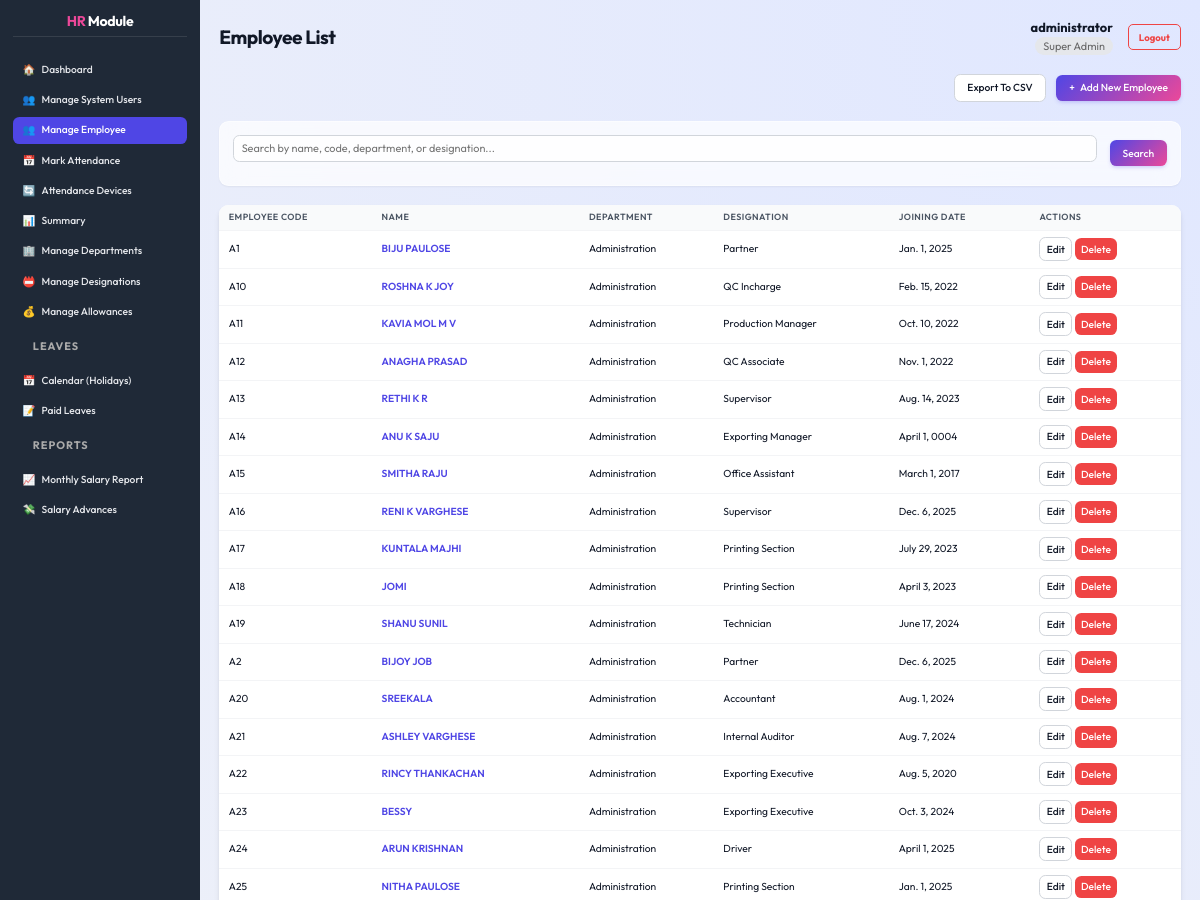
/employees/ (signed in, upper part), run on an earlier commit of the app's database.
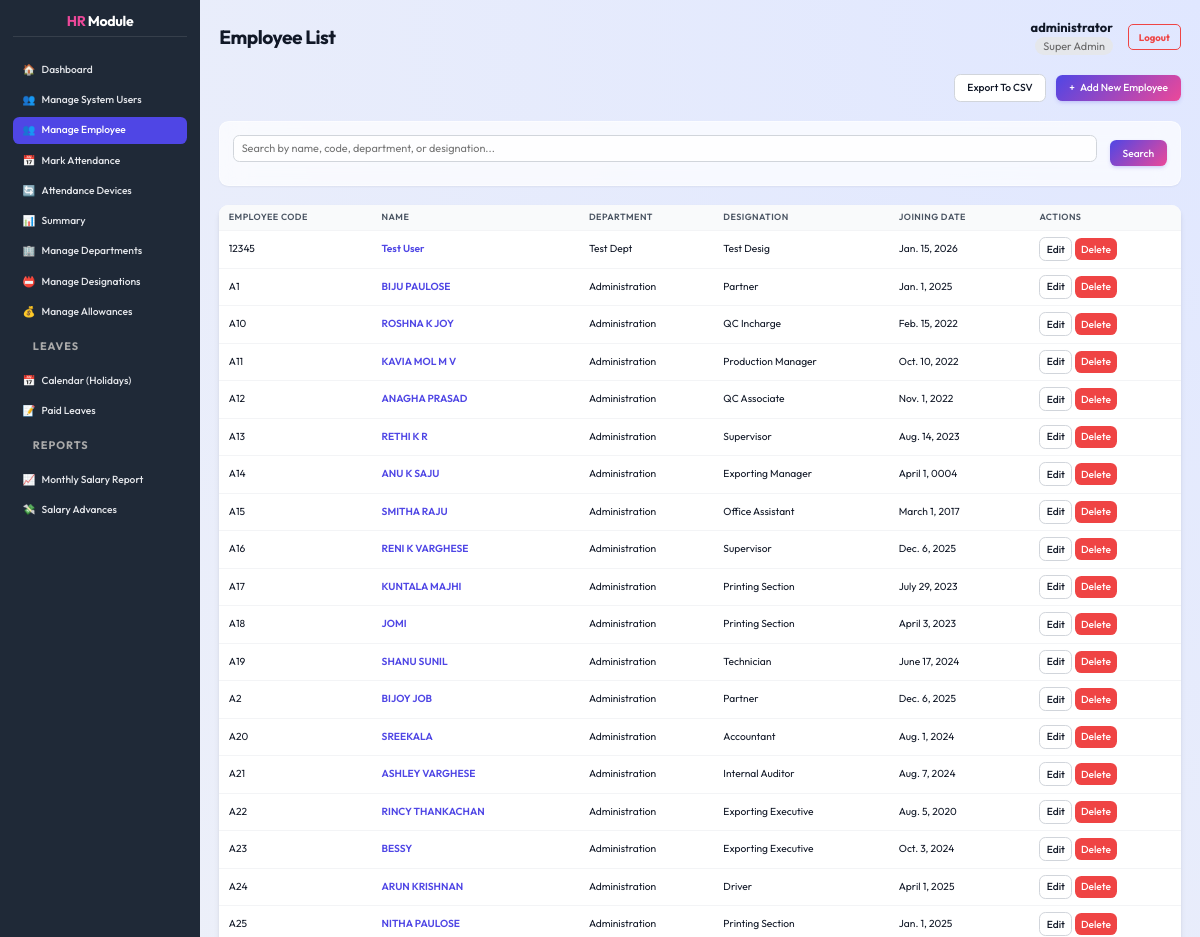
And on a later commit of the database.
### core/models.py (models this page shows, shortened)
class Employee(models.Model):
    user = models.OneToOneField(User, on_delete=models.SET_NULL, null=True, blank=True, related_name='employee_profile')
    GENDER_CHOICES = [
        ('M', 'Male'),
        ('F', 'Female'),
        ('O', 'Other'),
    ]
    EMPLOYMENT_TYPE_CHOICES = [
        ('Permanent', 'Permanent'),
        ('Trainee', 'Trainee'),
        ('Contract', 'Contract'),
        ('Daily Wages', 'Daily Wages'),
        ('Internship', 'Internship'),
        ('Part-Time', 'Part-Time'),
        ('Full-Time', 'Full-Time'),
    ]
    employee_code = models.CharField(max_length=20, unique=True, default=0)
    full_name = models.CharField(max_length=255, default='')
    address = models.TextField(default='')
    date_of_birth = models.DateField(null=True, blank=True, default=None)
    contact_number = models.CharField(max_length=15, default='')
    aadhar_number = models.CharField(max_length=12, default='')
    sex = models.CharField(max_length=1, choices=GENDER_CHOICES, null=True, blank=True, default=None)
    nationality = models.CharField(max_length=50, default='')
    state = models.CharField(max_length=50, default='')
    joining_date = models.DateField(default=datetime.date.today)
    department = models.ForeignKey(Department, on_delete=models.SET_NULL, null=True, blank=True)
    designation = models.ForeignKey(Designation, on_delete=models.SET_NULL, null=True, blank=True)
    previous_experience = models.TextField(default='')
    employment_type = models.CharField(max_length=20, choices=EMPLOYMENT_TYPE_CHOICES, default='Permanent')
    basic_salary = models.DecimalField(max_digits=10, decimal_places=2, default=0.00)
    allowances = models.ManyToManyField(Allowance, through='EmployeeAllowance', blank=True)
    pf_number = models.CharField(max_length=50, blank=True, null=True)
    esi_number = models.CharField(max_length=50, blank=True, null=True)

class Department(models.Model):
    name = models.CharField(max_length=100, unique=True)

class Designation(models.Model):
    name = models.CharField(max_length=100, unique=True)

### core/views.py (the view, shortened to what this page needs)
# urls.py: path('employees/', views.employee_list, name='employee_list'),
@hr_required
def employee_list(request):
    employees = Employee.objects.all()
    search_query = request.GET.get('search', '')
    filter_type = request.GET.get('filter')
    sort_by = request.GET.get('sort', 'employee_code')  # Default sort
    order = request.GET.get('order', 'asc')
    sort_map = {
        'code': 'employee_code',
        'name': 'full_name',
        'department': 'department__name',
        'designation': 'designation__name',
        'date': 'joining_date'
    }
    model_field = sort_map.get(sort_by, 'employee_code')
    if order == 'desc':
        model_field = '-' + model_field
    employees = employees.order_by(model_field)
    return render(request, 'core/employee_list.html', {
        'employees': employees,
        'search_query': search_query,
        'current_sort': sort_by,
        'current_order': order
    })

### core/templates/core/employee_list.html (shortened to what this page needs)
{% extends 'core/dashboard_base.html' %}
{% load static %}
{% block page_title %}Employee List{% endblock %}
{% block dashboard_content %}
<div class="main-content-header" style="justify-content: flex-end; gap: 10px;">
    <a href="{% url 'export_employees_csv' %}" class="btn btn-secondary">Export to CSV</a>
    <a href="{% url 'employee_add' %}" class="btn btn-primary"><span>+</span> Add New Employee</a>
</div>
<div class="card" style="margin-bottom: 1.5rem;">
    <form method="get" style="display: flex; gap: 1rem; align-items: center;">
        <div style="flex: 1;">
            <input type="text" name="search" id="search"
                placeholder="Search by name, code, department, or designation..." value="{{ search_query }}"
                style="width: 100%;">
        </div>
        <div style="display: flex; gap: 0.5rem;">
            <button type="submit" class="btn btn-primary">Search</button>
        </div>
    </form>
</div>
<table class="data-table">
    <thead>
        <tr>
            <th>
                <a href="?sort=code&order={% if current_sort == 'code' and current_order == 'asc' %}desc{% else %}asc{% endif %}{% if search_query %}&search={{ search_query }}{% endif %}"
                    style="color: inherit; text-decoration: none; display: flex; align-items: center; gap: 5px;">
                    Employee Code
                </a>
            </th>
            <th>
                <a href="?sort=name&order={% if current_sort == 'name' and current_order == 'asc' %}desc{% else %}asc{% endif %}{% if search_query %}&search={{ search_query }}{% endif %}"
                    style="color: inherit; text-decoration: none; display: flex; align-items: center; gap: 5px;">
                    Name
                </a>
            </th>
            <th>
                <a href="?sort=department&order={% if current_sort == 'department' and current_order == 'asc' %}desc{% else %}asc{% endif %}{% if search_query %}&search={{ search_query }}{% endif %}"
                    style="color: inherit; text-decoration: none; display: flex; align-items: center; gap: 5px;">
                    Department
                </a>
            </th>
            <th>
                <a href="?sort=designation&order={% if current_sort == 'designation' and current_order == 'asc' %}desc{% else %}asc{% endif %}{% if search_query %}&search={{ search_query }}{% endif %}"
                    style="color: inherit; text-decoration: none; display: flex; align-items: center; gap: 5px;">
                    Designation
                </a>
            </th>
            <th>
                <a href="?sort=date&order={% if current_sort == 'date' and current_order == 'asc' %}desc{% else %}asc{% endif %}{% if search_query %}&search={{ search_query }}{% endif %}"
                    style="color: inherit; text-decoration: none; display: flex; align-items: center; gap: 5px;">
                    Joining Date
                </a>
            </th>
            <th>Actions</th>
        </tr>
    </thead>
    <tbody>
        {% for employee in employees %}
        <tr>
            <td>{{ employee.employee_code }}</td>
            <td><a href="{% url 'employee_detail' employee.id %}" style="font-weight: 600;">{{ employee.full_name }}</a>
            </td>
            <td>{{ employee.department.name|default:"N/A" }}</td>
            <td>{{ employee.designation.name|default:"N/A" }}</td>
            <td>{{ employee.joining_date }}</td>
            <td class="actions">
                <a href="{% url 'employee_edit' employee.id %}" class="btn btn-secondary btn-sm"
                    style="padding: 0.25rem 0.5rem; font-size: 0.8rem;">Edit</a>
                <a href="{% url 'employee_delete' employee.id %}" class="btn btn-danger btn-sm"
                    style="padding: 0.25rem 0.5rem; font-size: 0.8rem;">Delete</a>
            </td>
        </tr>
        {% empty %}
        <tr>
            <td colspan="6">No employees found.</td>
        </tr>
        {% endfor %}
    </tbody>
</table>
{% endblock %}

What changed in the data, as far as the page shows it:
added Employee: employee_code "12345", full_name "Test User", department.name "Test Dept", designation.name "Test Desig", joining_date "Jan. 15, 2026"
